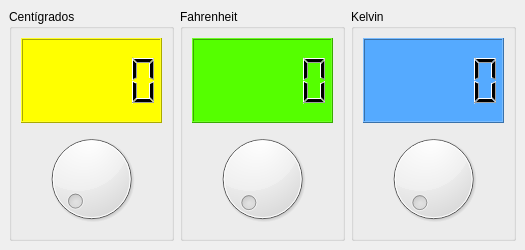
<?xml version="1.0" encoding="UTF-8"?>
<ui version="4.0">
 <class>Termometro1</class>
 <widget class="QMainWindow" name="Termometro1">
  <property name="geometry">
   <rect>
    <x>0</x>
    <y>0</y>
    <width>525</width>
    <height>250</height>
   </rect>
  </property>
  <property name="windowTitle">
   <string>Termometro1</string>
  </property>
  <property name="windowIcon">
   <iconset resource="Recursos.qrc">
    <normaloff>:/Icono</normaloff>:/Icono</iconset>
  </property>
  <widget class="QWidget" name="centralwidget">
   <layout class="QGridLayout" name="gridLayout">
    <item row="0" column="0">
     <widget class="QGroupBox" name="grpCent">
      <property name="title">
       <string>Centígrados</string>
      </property>
      <layout class="QGridLayout" name="gridLayout_2">
       <item row="0" column="0">
        <widget class="QLCDNumber" name="lcdCent">
         <property name="styleSheet">
          <string notr="true">background-color: rgb(255, 255, 0);</string>
         </property>
        </widget>
       </item>
       <item row="1" column="0">
        <widget class="QDial" name="dialCent">
         <property name="cursor">
          <cursorShape>OpenHandCursor</cursorShape>
         </property>
         <property name="minimum">
          <number>-18</number>
         </property>
         <property name="maximum">
          <number>900</number>
         </property>
         <property name="value">
          <number>0</number>
         </property>
         <property name="sliderPosition">
          <number>0</number>
         </property>
        </widget>
       </item>
      </layout>
     </widget>
    </item>
    <item row="0" column="1">
     <widget class="QGroupBox" name="grpFahr">
      <property name="title">
       <string>Fahrenheit</string>
      </property>
      <layout class="QVBoxLayout" name="verticalLayout">
       <item>
        <widget class="QLCDNumber" name="lcdFahr">
         <property name="styleSheet">
          <string notr="true">background-color: rgb(85, 255, 0);</string>
         </property>
        </widget>
       </item>
       <item>
        <widget class="QDial" name="dialFahr">
         <property name="cursor">
          <cursorShape>OpenHandCursor</cursorShape>
         </property>
         <property name="contextMenuPolicy">
          <enum>Qt::NoContextMenu</enum>
         </property>
         <property name="minimum">
          <number>0</number>
         </property>
         <property name="maximum">
          <number>900</number>
         </property>
        </widget>
       </item>
      </layout>
     </widget>
    </item>
    <item row="0" column="2">
     <widget class="QGroupBox" name="grpFahr_2">
      <property name="title">
       <string>Kelvin</string>
      </property>
      <layout class="QVBoxLayout" name="verticalLayout_2">
       <item>
        <widget class="QLCDNumber" name="lcdKelvin">
         <property name="styleSheet">
          <string notr="true">background-color: rgb(85, 170, 255);</string>
         </property>
        </widget>
       </item>
       <item>
        <widget class="QDial" name="dialKelvin">
         <property name="cursor">
          <cursorShape>OpenHandCursor</cursorShape>
         </property>
         <property name="minimum">
          <number>0</number>
         </property>
         <property name="maximum">
          <number>600</number>
         </property>
         <property name="value">
          <number>0</number>
         </property>
         <property name="sliderPosition">
          <number>0</number>
         </property>
        </widget>
       </item>
      </layout>
     </widget>
    </item>
   </layout>
  </widget>
 </widget>
 <resources>
  <include location="Recursos.qrc"/>
 </resources>
 <connections>
  <connection>
   <sender>dialCent</sender>
   <signal>valueChanged(int)</signal>
   <receiver>lcdCent</receiver>
   <slot>display(int)</slot>
   <hints>
    <hint type="sourcelabel">
     <x>89</x>
     <y>180</y>
    </hint>
    <hint type="destinationlabel">
     <x>89</x>
     <y>78</y>
    </hint>
   </hints>
  </connection>
  <connection>
   <sender>dialFahr</sender>
   <signal>valueChanged(int)</signal>
   <receiver>lcdFahr</receiver>
   <slot>display(int)</slot>
   <hints>
    <hint type="sourcelabel">
     <x>257</x>
     <y>180</y>
    </hint>
    <hint type="destinationlabel">
     <x>257</x>
     <y>78</y>
    </hint>
   </hints>
  </connection>
 </connections>
</ui>
